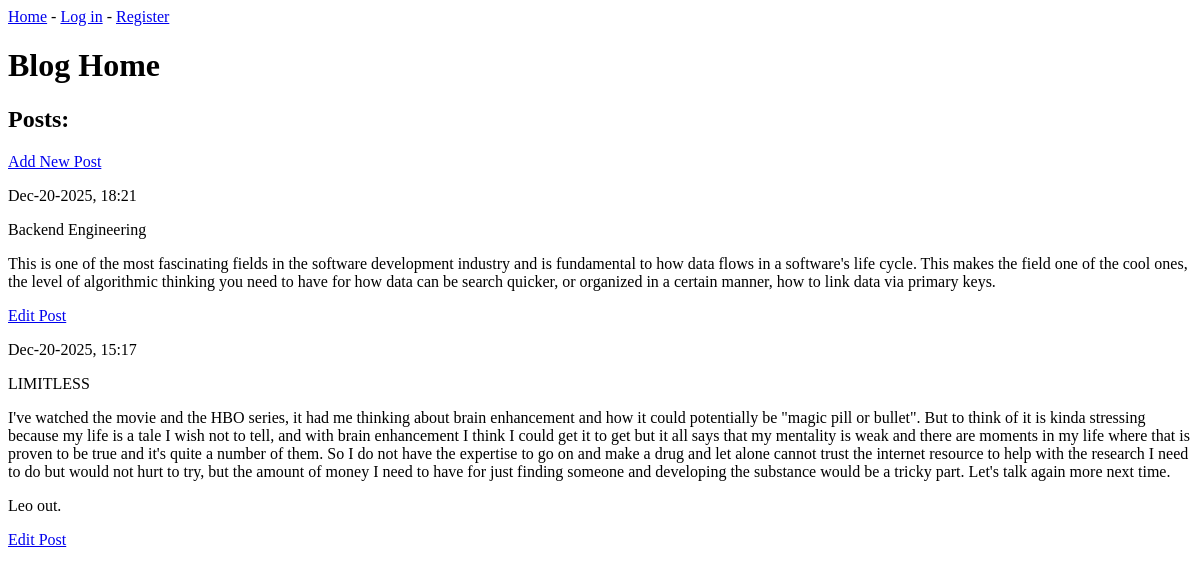
Before: / with the older database file.
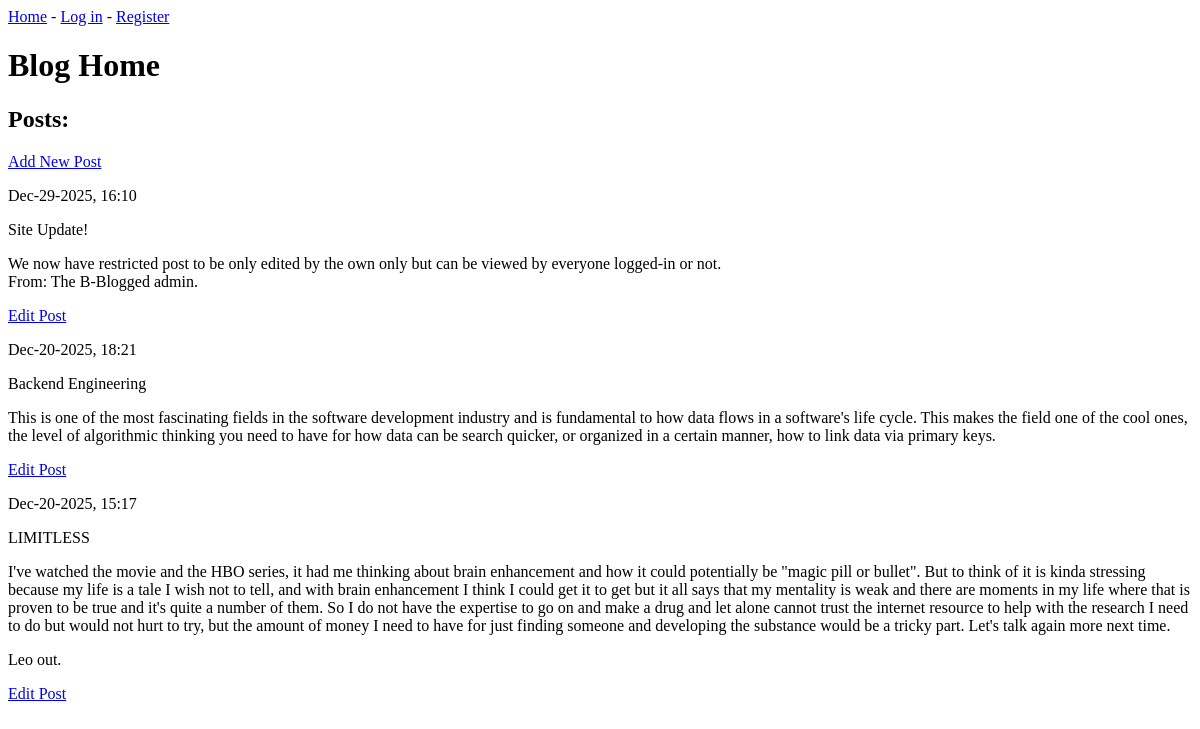
After: the same page with the newer database file.
### blogs/models.py (models this page shows, shortened)
class BlogPost(models.Model):
    title = models.CharField(max_length=80)
    text = models.TextField()
    date_added = models.DateTimeField(auto_now_add=True)
    owner = models.ForeignKey(User, on_delete=models.CASCADE)

### blogs/views.py (the view)
# urls.py: path('', views.index, name='index'),
def index(request):
    posts = BlogPost.objects.order_by('-date_added')
    context = {'posts':posts}
    return render(request, 'blogs/index.html', context)

### blogs/templates/blogs/index.html
{% extends 'blogs/base.html' %}
{% block content %}
    <div>
        <h1>Blog Home</h1>
    </div>
    <div>
        <h2>Posts:</h2>
    </div>
    <div>
        <a href="{% url 'add_post' %}">Add New Post</a>
    </div>
    <div>
        {% for post in posts %}
        <div>
            <p>{{ post.date_added|date:'M-d-Y, H:i' }}</p>
            <p>{{ post.title|linebreaks }}</p>
            <p>{{ post.text|linebreaks }}</p>
        </div>
        <div>
            <a href="{% url 'edit_post' post.id %}" method="post">Edit Post</a>
        </div>
        {% empty %}
        <div>
            <p>No posts available.</p>
        </div>
        {% endfor %}
    </div>
{% endblock %}

### blogs/templates/blogs/base.html
<!DOCTYPE>
<html>
    <div>
        <a href="{% url 'index' %}">Home</a> -
        {% if user.is_authenticated %}
            <a href="{% url 'logout_view' %}">Log out</a> -
            <span>Hello, {{ user.username }}</span>
        {% else %}
            <a href="{% url 'login_view' %}">Log in</a> -
            <a href="{% url 'register' %}">Register</a>
        {% endif %}
    </div>
    {% block content %}
    {% endblock %}
</html>

Changed rows visible on the page:
added BlogPost: date_added "Dec-29-2025, 16:10", title "Site Update!", text "We now have restricted post to be only edited by the own only but can be viewed by everyone logged-in or not. From: The B-Blogged admin."
